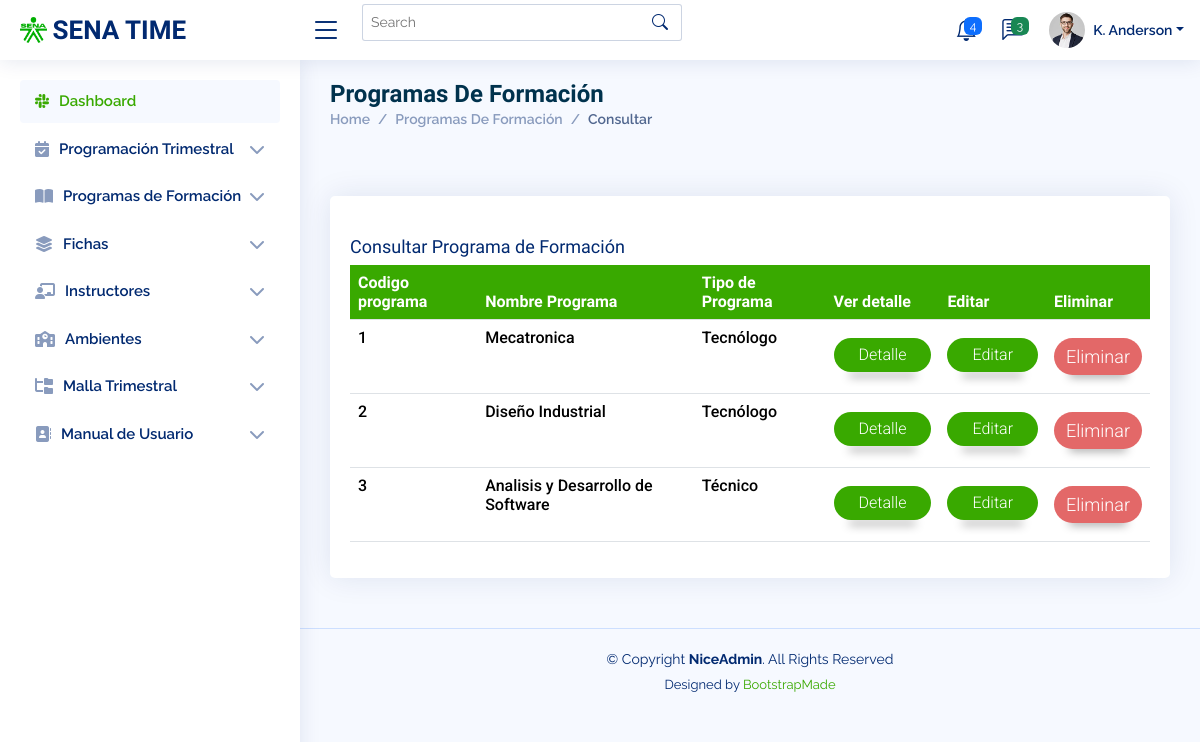
Screenshot of /App/Views/AdministradorRol/Consultar-programa-formacion.php with the database file from the repository.
### tables this page shows
CREATE TABLE `fst_programas` (
  `fst_idp` int(11) NOT NULL,
  `fst_nom` varchar(100) DEFAULT NULL,
  `fst_red_tecn` varchar(100) DEFAULT NULL,
  `fst_tipo_formacion` varchar(100) DEFAULT NULL,
  `fst_duracionHoras` int(6) NOT NULL,
  `fst_duracionTrimestres` int(6) DEFAULT NULL,
  `fst_abreviacion` varchar(50) NOT NULL,
  `fst_numero_compet` int(8) NOT NULL
);

### App/Models/programaModel.php (called while the page is built, shortened)
<?php
    class ProgramaModel{
        public static function programasRegistrados() {
            $conexionInstancia = new Conexion();
            $conexion = $conexionInstancia->getConexion();
            $sql = "SELECT * FROM fst_programas WHERE 1";
            try {
                $stmt = $conexion->prepare($sql);
                $stmt->execute();
                $programas = [];
                while ($row = $stmt->fetch(PDO::FETCH_ASSOC)) {
                    $programas[] = $row;
                }
                return $programas;
            } catch (PDOException $e) {
                error_log('Error en query: ' . $e->getMessage());
                return null;
            }
        }
    }
?>

### App/Controllers/programaController.php (the view, shortened to what this page needs)
<html>
    <link href="https://cdn.jsdelivr.net/npm/sweetalert2@11.10.6/dist/sweetalert2.min.css" rel="stylesheet">
</html>
<?PHP
require_once ROOT_PATH . '/App/Models/programaModel.php';
    function programasTabla(){
        $programas = ProgramaModel::programasRegistrados();
        if (empty($programas)) {
            echo '
            <tr>
                <td>No hay registradas</td>
                <td>No hay registradas</td>
                <td>No hay registradas</td>
                <td>No hay registradas</td>
                <td>No hay registradas</td>
            </tr>
            ';
        } else {
            foreach ($programas as $p) {
                echo '
                <tr>
                    <td>'.$p['fst_idp'].'</td>
                    <td>'.$p['fst_nom'].'</td>
                    <td>'.$p['fst_tipo_formacion'].'</td>
                    <td><a class="btn btn-primary prin-sena-button" href="programa-detalle?id='.$p['fst_idp'].'">Detalle</a></td>
                    <td><a class="btn btn-primary prin-sena-button" href="ver-programa?id='.$p['fst_idp'].'">Editar</a></td>
                    <td><a class="btn btn-primary prin-sena-button-eliminar">Eliminar</a></td>
                </tr>
                ';
            }
        }
    }
?>

### Public/AssetsDashboard/Css/style.css (style rules this page uses)
:root { scroll-behavior: smooth; --primary-color: #39A900; --secondary-color: #00324D; --complementary-color1: #385c57; --complementary-color2: #e6e6e6; --degrade: linear-gradient(#39a900, #A1D687, #fff); --font-size-titulos-h1: 48px; --font-size-titulos-h2: 40px; --font-size-titulos-h3: 32px; --font-size-titulos-h4: 24px; --font-size-parrafos: 24px; }
body { font-family: "Open Sans", sans-serif; background: #f6f9ff; color: #444444; }
.prin-sena-button { display: block; width: 100%; font-size: 16px; font-weight: 300; background: var(--primary-color); color: #fff; padding: 5px 25px; margin: 10px auto; border-radius: 20px; box-shadow: #999 0px 20px 10px -15px; border: none; transition: all 0.2s ease-in-out; }
.prin-sena-button-eliminar { display: block; width: 100%; font-size: 18px; font-weight: 300; background: #e36868; color: #fff; padding-block: 5px; margin: 10px auto; border-radius: 20px; box-shadow: #999 0px 17px 10px -15px; border: none; transition: all 0.2s ease-in-out; }
.card .tabla-consultar td { font-family: var(--tipografia-parrafos); font-weight: 500; }

### Public/AssetsDashboard/Css/styleFicha.css (style rules this page uses)
:root { --primary-color: #39A900; --secondary-color: #00324D; --complementary-color1: #385c57; --complementary-color2: #e6e6e6; --degrade: linear-gradient(#39a900, #A1D687, #fff); --font-size-titulos-h1: 48px; --font-size-titulos-h2: 40px; --font-size-titulos-h3: 32px; --font-size-titulos-h4: 24px; --font-size-parrafos: 24px; --tipografia-titulos: "Work Sans", sans-serif; --tipografia-parrafos: "Roboto", sans-serif; }

### App/Controllers/programaController.php (style rules this page uses)
:root { --primary-color: #46b04a; --secondary-color: #086735; --font-titles: 'Poppins', sans-serif; --font-textos: 'Raleway', sans-serif; --font-complement: 'Poppins', sans-serif; --bg-degrade: linear-gradient(to right, #086735, #46b04a); --font-general: 'Poppins', sans-serif; }

### rows the page displays
fst_programas: fst_idp "1", fst_nom "Mecatronica", fst_tipo_formacion "Tecnólogo"
fst_programas: fst_idp "2", fst_nom "Diseño Industrial", fst_tipo_formacion "Tecnólogo"
fst_programas: fst_idp "3", fst_nom "Analisis y Desarrollo de Software", fst_tipo_formacion "Técnico"
